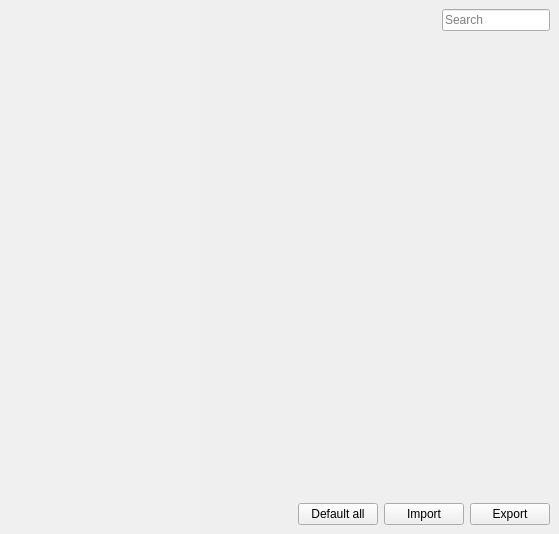
<?xml version="1.0" encoding="UTF-8"?>
<ui version="4.0">
 <class>DriverSettingsView</class>
 <widget class="QWidget" name="DriverSettingsView">
  <property name="geometry">
   <rect>
    <x>0</x>
    <y>0</y>
    <width>559</width>
    <height>534</height>
   </rect>
  </property>
  <property name="windowTitle">
   <string>Form</string>
  </property>
  <property name="styleSheet">
   <string notr="true">QListView
{
	background: rgb(240, 240, 240);
	outline: none;
	border: none;
	font:  8pt;
}

QListView::item:hover
{
	background: rgb(214, 214, 214);
}

QListView::item:selected
{
	background: rgb(143, 193, 231);
}

QListView::item
{
	border-bottom: none;
	padding: 7px;
	color: rgb(51, 51, 51);
}</string>
  </property>
  <layout class="QVBoxLayout" name="verticalLayout_2">
   <property name="leftMargin">
    <number>0</number>
   </property>
   <property name="topMargin">
    <number>0</number>
   </property>
   <property name="rightMargin">
    <number>0</number>
   </property>
   <property name="bottomMargin">
    <number>0</number>
   </property>
   <item>
    <widget class="QWidget" name="populatedSettingsView" native="true">
     <property name="sizePolicy">
      <sizepolicy hsizetype="Expanding" vsizetype="Expanding">
       <horstretch>0</horstretch>
       <verstretch>0</verstretch>
      </sizepolicy>
     </property>
     <layout class="QHBoxLayout" name="horizontalLayout_4">
      <property name="spacing">
       <number>0</number>
      </property>
      <property name="leftMargin">
       <number>0</number>
      </property>
      <property name="topMargin">
       <number>0</number>
      </property>
      <property name="rightMargin">
       <number>0</number>
      </property>
      <property name="bottomMargin">
       <number>0</number>
      </property>
      <item>
       <widget class="QListWidget" name="listWidget">
        <property name="minimumSize">
         <size>
          <width>200</width>
          <height>0</height>
         </size>
        </property>
        <property name="maximumSize">
         <size>
          <width>200</width>
          <height>16777215</height>
         </size>
        </property>
        <property name="frameShape">
         <enum>QFrame::NoFrame</enum>
        </property>
       </widget>
      </item>
      <item>
       <layout class="QVBoxLayout" name="settingItemsLayout">
        <property name="spacing">
         <number>0</number>
        </property>
        <property name="leftMargin">
         <number>0</number>
        </property>
        <property name="topMargin">
         <number>0</number>
        </property>
        <property name="rightMargin">
         <number>0</number>
        </property>
        <property name="bottomMargin">
         <number>0</number>
        </property>
        <item>
         <layout class="QHBoxLayout" name="horizontalLayout_3">
          <property name="spacing">
           <number>6</number>
          </property>
          <property name="leftMargin">
           <number>9</number>
          </property>
          <property name="topMargin">
           <number>9</number>
          </property>
          <property name="rightMargin">
           <number>9</number>
          </property>
          <property name="bottomMargin">
           <number>9</number>
          </property>
          <item>
           <spacer name="horizontalSpacer_2">
            <property name="orientation">
             <enum>Qt::Horizontal</enum>
            </property>
            <property name="sizeHint" stdset="0">
             <size>
              <width>40</width>
              <height>20</height>
             </size>
            </property>
           </spacer>
          </item>
          <item>
           <widget class="QLineEdit" name="searchTextbox">
            <property name="sizePolicy">
             <sizepolicy hsizetype="Fixed" vsizetype="Fixed">
              <horstretch>0</horstretch>
              <verstretch>0</verstretch>
             </sizepolicy>
            </property>
            <property name="placeholderText">
             <string>Search</string>
            </property>
           </widget>
          </item>
         </layout>
        </item>
        <item>
         <widget class="QWidget" name="settingsViewWidget" native="true">
          <property name="sizePolicy">
           <sizepolicy hsizetype="Preferred" vsizetype="Expanding">
            <horstretch>0</horstretch>
            <verstretch>0</verstretch>
           </sizepolicy>
          </property>
          <layout class="QVBoxLayout" name="verticalLayout"/>
         </widget>
        </item>
        <item>
         <layout class="QHBoxLayout" name="horizontalLayout_2">
          <property name="spacing">
           <number>6</number>
          </property>
          <property name="leftMargin">
           <number>9</number>
          </property>
          <property name="topMargin">
           <number>9</number>
          </property>
          <property name="rightMargin">
           <number>9</number>
          </property>
          <property name="bottomMargin">
           <number>9</number>
          </property>
          <item>
           <spacer name="horizontalSpacer">
            <property name="orientation">
             <enum>Qt::Horizontal</enum>
            </property>
            <property name="sizeHint" stdset="0">
             <size>
              <width>40</width>
              <height>20</height>
             </size>
            </property>
           </spacer>
          </item>
          <item>
           <widget class="QPushButton" name="defaultAllButton">
            <property name="text">
             <string>Default all</string>
            </property>
           </widget>
          </item>
          <item>
           <widget class="QPushButton" name="importButton">
            <property name="text">
             <string>Import</string>
            </property>
           </widget>
          </item>
          <item>
           <widget class="QPushButton" name="exportButton">
            <property name="text">
             <string>Export</string>
            </property>
           </widget>
          </item>
         </layout>
        </item>
       </layout>
      </item>
     </layout>
    </widget>
   </item>
  </layout>
 </widget>
 <resources/>
 <connections/>
</ui>
